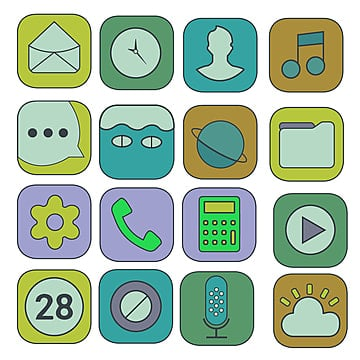
#> input picture dataset/internet/random.jpg, 360 x 360 px
$ python -i m09_features.py   (imports and definitions only)
#> lines starting #> are read from the running program, lines starting #| are printed output that depends on the picture; after the words box and inside, x2 and y2 are one past the last pixel; in counts of white or black regions, pixels touching at a corner belong together
import cv2
import numpy as np


def ensure_grayscale(img: np.ndarray) -> np.ndarray:
    if img.ndim == 3:
        return cv2.cvtColor(img, cv2.COLOR_RGB2GRAY)
    return img


def detect_harris_corners(gray_img: np.ndarray, block_size: int = 2, ksize: int = 3, k: float = 0.04, threshold: float = 0.01) -> np.ndarray:
    r"""
    Computes Harris Corner response map: $R = \det(M) - k \cdot (\text{trace}(M))^2$
    Returns:
        corner_mask: 2D uint8 mask with 255 at detected corner locations.
    """
    gray = ensure_grayscale(gray_img).astype(np.float32)
    dst = cv2.cornerHarris(gray, blockSize=block_size, ksize=ksize, k=k)
    # Dilate for visualization marking
    dst = cv2.dilate(dst, None)
    corner_mask = np.zeros(gray.shape, dtype=np.uint8)
    thresh_val = threshold * dst.max()
    corner_mask[dst > thresh_val] = 255
    return corner_mask


# [67 lines left out: functions detect_keypoints, match_features, not called in this run]

>>> import cv2
>>> picture = cv2.imread('../dataset/internet/random.jpg', cv2.IMREAD_GRAYSCALE)
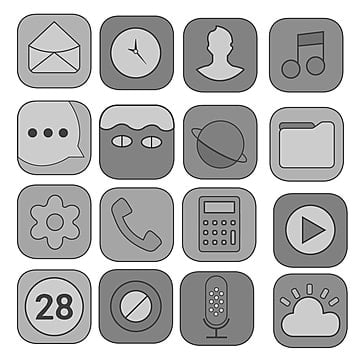
#> picture: shape (360, 360); min 0, max 255, mean 184.5
>>> result = detect_harris_corners(picture)
#> in detect_harris_corners, `dst = cv2.cornerHarris(gray, blockSize=block_size, ksize=ksize, k=k)`:
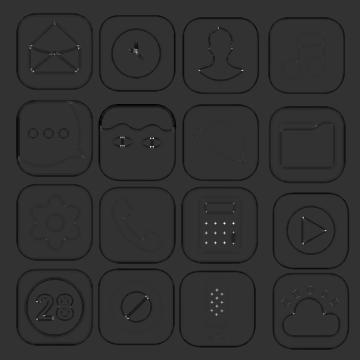
#> dst: shape (360, 360) float32; min -64898204, max 265047616, mean -2751802.2; drawn with min black and max white
#> in detect_harris_corners, `thresh_val = threshold * dst.max()`: thresh_val = 2650476.2
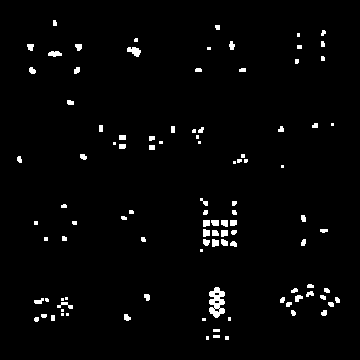
#> result: shape (360, 360); 2.3% white; 102 white regions (31 under 20 px), largest, box (x1, y1, x2, y2) and area: (209, 287, 225, 318) 325, (127, 47, 141, 57) 89, (48, 51, 62, 57) 63
